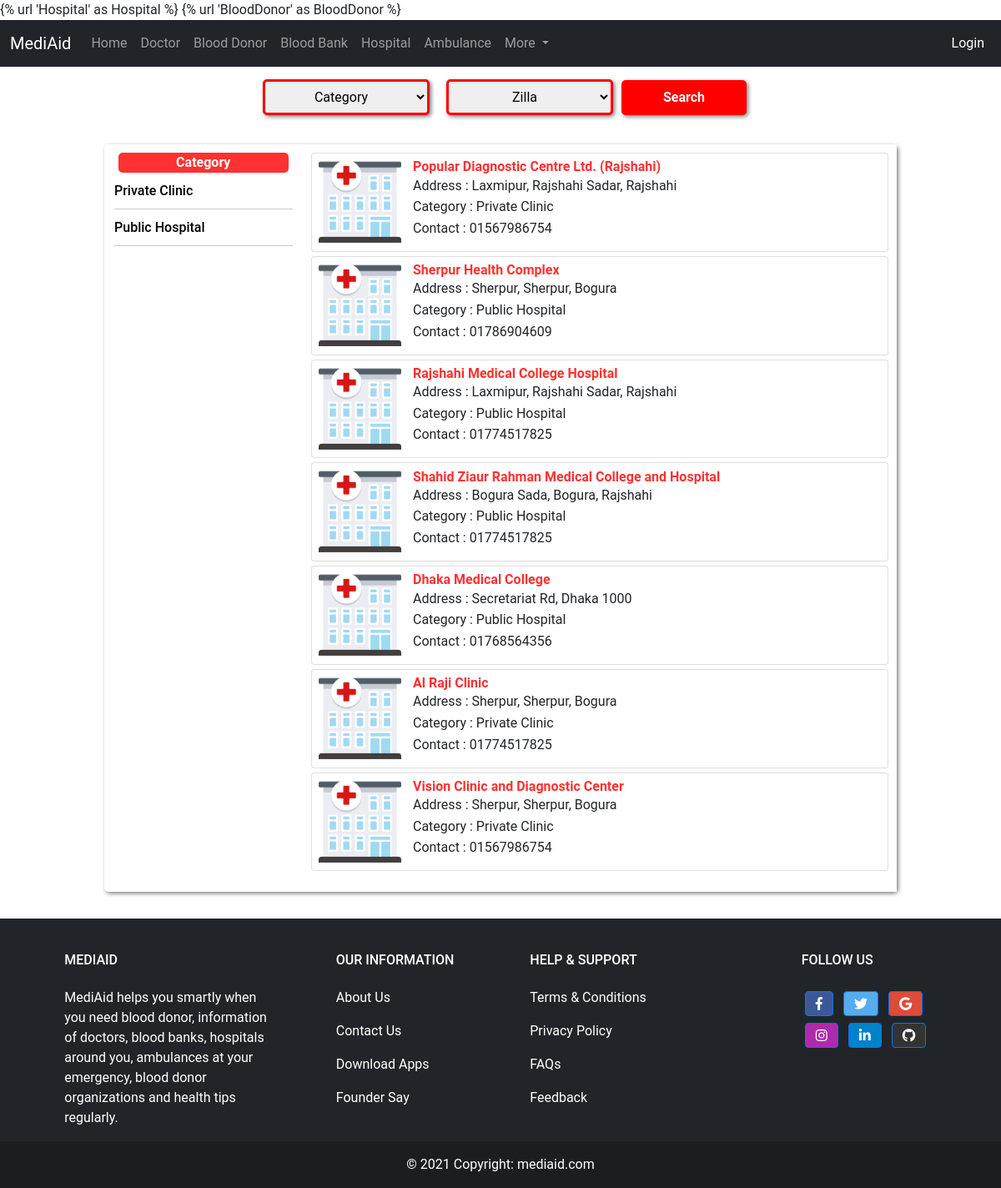
/hospital/, run on the app's committed database.
### medi/models.py (models this page shows, shortened)
class Category(models.Model):
    id = models.AutoField
    name = models.CharField(default='', max_length=30)
    def __str__(self):
        return self.name

class Hospital(models.Model):
    id = models.AutoField
    name = models.CharField(default='', max_length=100)
    address = models.CharField(default='', max_length=100)
    category = models.ForeignKey(Category, null=True, blank=True, on_delete=models.CASCADE)
    upazila = models.CharField(default='', max_length=25)
    zilla = models.ForeignKey(Zilla, null=True, blank=True, on_delete=models.CASCADE)
    contact = models.CharField(default='', max_length=20)

### medi/views.py (the view)
# urls.py: path('hospital/', views.hospital, name= 'Hospital'),
def hospital(request):
    category = Category.objects.all().order_by('name')
    gr = request.GET.get('group', None)
    if gr:
        hospital = Hospital.objects.filter(category=gr)
    else:
        hospital = Hospital.objects.all()
    hospital_filter = hospitalFilter(request.GET, queryset=hospital)
    context = {
        'hospitals' : hospital_filter,
        'category':category,
    }
    return render(request, 'medi/hospital.html', context)

### medi/models.py (called while the page is built)
    def __str__(self):
        return self.name

### medi/templates/medi/hospital.html (shortened to what this page needs)
{% extends 'medi/basic.html'%}
{% block body %}
{% load static %}
<div class="container">
  <form method="get" class="myform">
    {{hospitals.form.as_p}}
    <input type="submit" value="Search" style="padding: 6px;">
  </form>
  <div class="row list-row">
    <div class="col"></div>
    <div class="col-10 list-col">
      <div class="row">
        <div class="col-3 city-col">
          <div class="bg_titile">
            <p><b>Category</b></p>
          </div>
          {% for i in category %}
          <div class="bg">
           <a  href="{% url 'Hospital' %}?group={{i.id}}" id="category_id"><h6 class="bg_name">{{i.name}} </h6> </a>
            <hr>
          </div>
            {% endfor %}
        </div>
        <div class="col-9 donor-col">
          {% for i in hospitals.qs %}
          <div class="card">
            <div class="row g-0">
              <div class="col-md-2">
                <img src="{%static 'medi/hospital.png' %}" class="img-fluid rounded-start" style="padding: 8px;" alt="Image">
              </div>
              <div class="col-md-10">
                <div class="card-body">
                  <h6 class="card-name" style="color: #ff3131;"><b>{{ i.name }}</b></h6>
                  <p class="card-address">Address : {{ i.address }}</p>
                  <p class="card-bg" >Category : {{ i.category}}</p>
                  <p class="card-contact">Contact : {{i.contact}}</p>
                </div>
              </div>
            </div>
          </div>
          {% endfor %}
        </div>
      </div>
    </div>
    <div class="col"></div>
  </div>
</div>
{%endblock%}

### medi/templates/medi/hospital.html (style rules this page uses)
.bg_titile { background-color: #ff3131; color: white; margin: 10px 5px; border-radius: 5px; align-self: center; text-align: center; }
.bg_name { line-height: 0.7; margin-bottom: 5px; }
.row.list-row { margin-top: 20px; }
.list-col { background-color: #ffffff; box-shadow: 2px 2px 5px rgba(0, 0, 0, 0.5); border-radius: 5px; }
.col-9.donor-col { padding: 5px; background-color: #ffffff; }
.card { max-width: 100%; line-height: 0.6rem; margin: 5px; }
.card-body { padding: 0.4rem; }
select { padding: 8px; width: 200px; cursor: pointer; }
.myform { display: flex; justify-content: center; align-items: center; }
.myform > p { margin: 15px 10px; }
.myform select, .myform input { border: 3px solid red; box-shadow: 2px 2px 5px rgba(0, 0, 0, 0.5); border-radius: 5px; text-align: center; }
.myform input { width: 150px; background-color: red; color: white; font-weight: bold; }
#category_id { color: black; }

### medi/templates/medi/basic.html (style rules this page uses)
a:link { text-decoration: none; }
body { font-family: "Roboto", sans-serif; }

### data on the page
Category: name "Private Clinic"
Category: name "Public Hospital"
Hospital: name "Popular Diagnostic Centre Ltd. (Rajshahi)", address "Laxmipur, Rajshahi Sadar, Rajshahi", category "Private Clinic", contact "01567986754"
Hospital: name "Sherpur Health Complex", address "Sherpur, Sherpur, Bogura", category "Public Hospital", contact "01786904609"
Hospital: name "Rajshahi Medical College Hospital", address "Laxmipur, Rajshahi Sadar, Rajshahi", category "Public Hospital", contact "01774517825"
Hospital: name "Shahid Ziaur Rahman Medical College and Hospital", address "Bogura Sada, Bogura, Rajshahi", category "Public Hospital", contact "01774517825"
Hospital: name "Dhaka Medical College", address "Secretariat Rd, Dhaka 1000", category "Public Hospital", contact "01768564356"
Hospital: name "Al Raji Clinic", address "Sherpur, Sherpur, Bogura", category "Private Clinic", contact "01774517825"
Hospital: name "Vision Clinic and Diagnostic Center", address "Sherpur, Sherpur, Bogura", category "Private Clinic", contact "01567986754"
